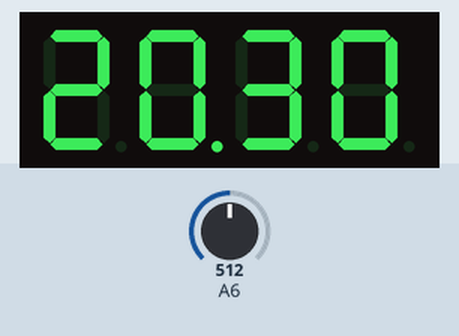
This sketch was run on a simulated Arduino Nano, built with avr-gcc and run on an emulated ATmega328P. Parts: 4-digit seven-segment display. Inputs (shaded band) come from the test bench; at power-on: A6 = 512.

Above: at 1.2 s.
1.3 s: A6 set to 716
At 2.0 s:
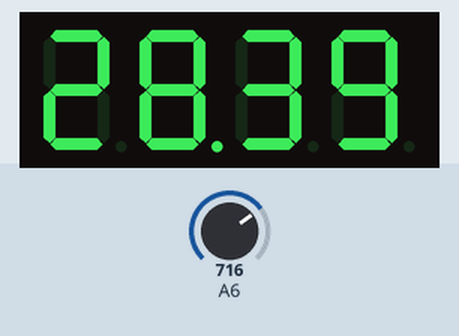
2.8 s: A6 set to 900
At 4.0 s:
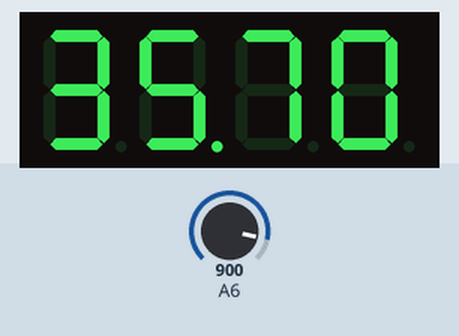
4.3 s: A6 set to 1023
At 4.7 s:
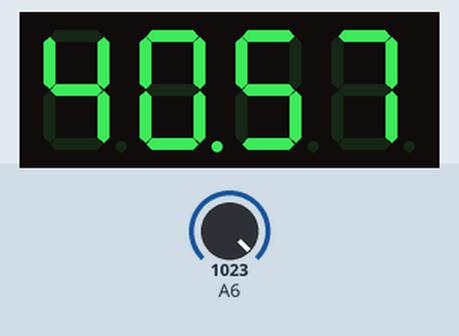
Timing chart, 0 to 7.3 s (numbered marks = the images above; inputs shaded):
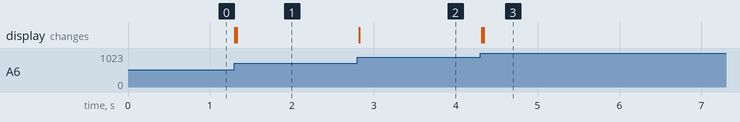

The sketch:

SevSeg_display.ino
```cpp
#include "SevSeg.h"

#define averageSize 100
#define averageTime 10
#define averageDiff 1

//Create an instance of the object.
SevSeg myDisplay;

//Create global variables
unsigned long timer;
char myString[10];
int val = 0;
int oldVal = 0;
int valAvg = 0;
int averageBit = 0;
int vals[averageSize];
long valSum = 0;


void setup()
{

  int displayType = COMMON_CATHODE; //Your display is either common cathode or common anode


  //This pinout is for OpenSegment PCB layout
  //Declare what pins are connected to the digits
  int digit1 = A3; //Pin 12 on my 4 digit display
  int digit2 = A2; //Pin 9 on my 4 digit display
  int digit3 = A1; //Pin 8 on my 4 digit display
  int digit4 = A0; //Pin 6 on my 4 digit display

  //Declare what pins are connected to the segments
  int segA = 12; //Pin 11 on my 4 digit display
  int segB = 10; //Pin 7 on my 4 digit display
  int segC = 8; //Pin 4 on my 4 digit display
  int segD = 6; //Pin 2 on my 4 digit display
  int segE = 5; //Pin 1 on my 4 digit display
  int segF = 11; //Pin 10 on my 4 digit display
  int segG = 9; //Pin 5 on my 4 digit display
  int segDP= 7; //Pin 3 on my 4 digit display

  int numberOfDigits = 4; //Do you have a 1, 2 or 4 digit display?

  myDisplay.Begin(displayType, numberOfDigits, digit1, digit2, digit3, digit4, segA, segB, segC, segD, segE, segF, segG, segDP);

  myDisplay.SetBrightness(100); //Set the display to 100% brightness level

  Serial.begin(9600);
}

void loop()
{
	average();

	if((abs(oldVal - valAvg)) < 15)
	{
		valAvg = oldVal;
	}

	else
	oldVal = valAvg;

	sprintf(myString, "%4d", valAvg);
	myDisplay.DisplayString(myString, 2);

}

void average()		//Startup average background value for sensor 1
{
	valSum = 0;

	for (int i=0; i<averageSize; i++)
	{
		vals[i] = analogRead(A6);

		vals[i] =  map(vals[i],0,900,0,3000);
		vals[i] *= 1.190;
		valSum += vals[i];
	}

	valAvg = valSum / averageSize;
}
```

Measured:
- after the input at 1.3 s, the display: first changes at once (image 1 shows a later state)
- after the input at 2.8 s, the display: changes at once (image 2)
- after the input at 4.3 s, the display: first changes at once (image 3 shows a later state)
